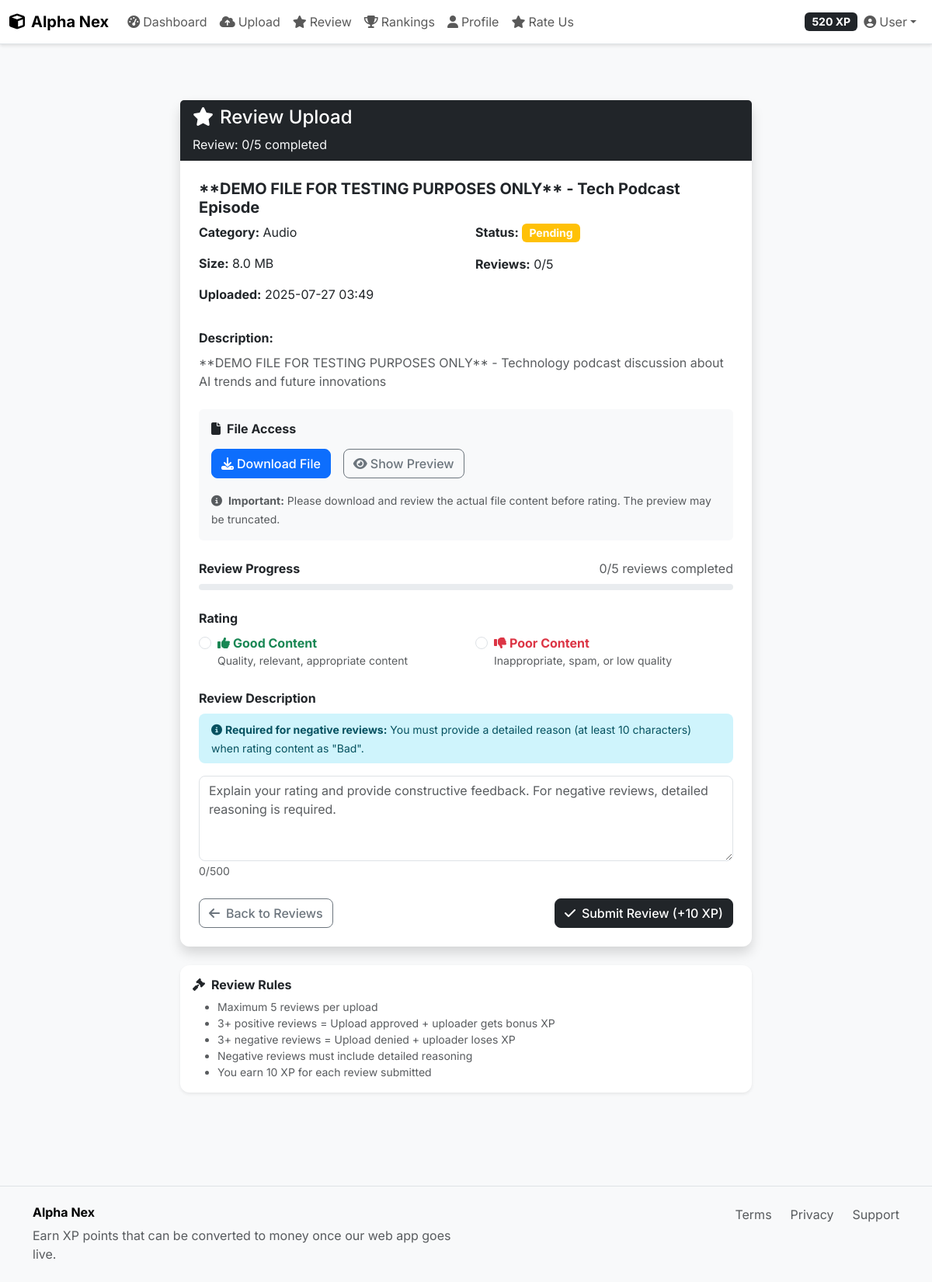
/review/1 (signed in), run on the app's committed database.
### models.py (models this page shows, shortened)
class User(UserMixin, db.Model):
    id = db.Column(db.Integer, primary_key=True)
    username = db.Column(db.String(64), unique=True, nullable=False)
    name = db.Column(db.String(100), nullable=False)
    email = db.Column(db.String(120), unique=True, nullable=False)
    password_hash = db.Column(db.String(256), nullable=False)
    is_verified = db.Column(db.Boolean, default=False)
    xp_points = db.Column(db.Integer, default=0)
    uploader_strikes = db.Column(db.Integer, default=0)
    reviewer_strikes = db.Column(db.Integer, default=0)
    is_banned = db.Column(db.Boolean, default=False)
    created_at = db.Column(db.DateTime, default=datetime.utcnow)
    kyc_verified = db.Column(db.Boolean, default=False)
    document_path = db.Column(db.String(255))
    selfie_path = db.Column(db.String(255))
    daily_upload_bytes = db.Column(db.Integer, default=0)
    daily_upload_count = db.Column(db.Integer, default=0)
    daily_upload_reset = db.Column(db.DateTime, default=datetime.utcnow)
    daily_review_count = db.Column(db.Integer, default=0)
    daily_review_reset = db.Column(db.DateTime, default=datetime.utcnow)
    uploads = db.relationship('Upload', backref='user', lazy=True)
    reviews = db.relationship('Review', backref='reviewer', lazy=True)
    strikes = db.relationship('Strike', backref='user', lazy=True)

class Upload(db.Model):
    id = db.Column(db.Integer, primary_key=True)
    user_id = db.Column(db.Integer, db.ForeignKey('user.id'), nullable=False)
    filename = db.Column(db.String(255), nullable=False)
    original_filename = db.Column(db.String(255), nullable=False)
    file_path = db.Column(db.String(500), nullable=False)
    file_size = db.Column(db.Integer, nullable=False)
    description = db.Column(db.Text, nullable=False)
    category = db.Column(db.String(50), nullable=False)
    status = db.Column(db.String(20), default='pending')  # pending, approved, rejected
    ai_consent = db.Column(db.Boolean, default=False)
    uploaded_at = db.Column(db.DateTime, default=datetime.utcnow)
    deletion_deadline = db.Column(db.DateTime)
    duplicate_score = db.Column(db.Float, default=0.0)
    spam_score = db.Column(db.Float, default=0.0)
    reviews = db.relationship('Review', backref='upload', lazy=True, cascade='all, delete-orphan')

### routes.py (the view, shortened to what this page needs)
@app.route('/review/<int:upload_id>', methods=['GET', 'POST'])
def review_upload(upload_id):
    if 'user_id' not in session:
        user = get_or_create_user_for_session()
        session['user_id'] = user.id
        session['user_name'] = 'Demo User'
    try:
        user = User.query.get(session['user_id'])
        if not user:
            user = get_or_create_user_for_session()
            session['user_id'] = user.id
        upload = Upload.query.get_or_404(upload_id)
        form = ReviewForm()
        existing_reviews = Review.query.filter_by(upload_id=upload_id).all()
        return render_template('reviewer/review_upload.html',
                             upload=upload,
                             form=form,
                             existing_reviews=existing_reviews,
                             review_count=len(existing_reviews),
                             demo_user=user,
                             current_user=user)
    except Exception as e:
        app.logger.error(f"Review upload error: {e}")
        return render_template('error.html', error=f"Review upload error: {str(e)}")

### forms.py
class ReviewForm(FlaskForm):
    rating = SelectField('Rating', validators=[DataRequired()], choices=[
        ('good', 'Good - High quality content'),
        ('bad', 'Bad - Poor quality or inappropriate')
    ])
    description = TextAreaField('Review Description',
                              validators=[Length(min=10, max=500)],
                              render_kw={"placeholder": "Explain your rating in detail (required for bad ratings)..."})

### templates/reviewer/review_upload.html (shortened to what this page needs)
{% extends "base.html" %}
{% block content %}
<div class="container my-5">
    <div class="row justify-content-center">
        <div class="col-lg-8">
            <div class="card border-0 shadow">
                <div class="card-header bg-dark text-white">
                    <h4 class="mb-0">
                        <i class="fas fa-star me-2"></i>Review Upload
                    </h4>
                    <p class="mb-0 mt-2 text-light">Review: {{ review_count }}/5 completed</p>
                </div>
                <div class="card-body p-4">
                    <div class="mb-4">
                        <h5 class="fw-bold">{{ upload.original_filename }}</h5>
                        <div class="row">
                            <div class="col-md-6">
                                <p><strong>Category:</strong> {{ upload.category.title() }}</p>
                                <p><strong>Size:</strong> {{ "%.1f"|format(upload.file_size / 1024 / 1024) }} MB</p>
                                <p><strong>Uploaded:</strong> {{ upload.uploaded_at.strftime('%Y-%m-%d %H:%M') }}</p>
                            </div>
                            <div class="col-md-6">
                                <p><strong>Status:</strong>
                                    <span class="badge bg-{% if upload.status == 'approved' %}success{% elif upload.status == 'rejected' %}danger{% else %}warning{% endif %}">
                                        {{ upload.status.title() }}
                                    </span>
                                </p>
                                <p><strong>Reviews:</strong> {{ review_count }}/5</p>
                            </div>
                        </div>
                        <div class="mt-3">
                            <strong>Description:</strong>
                            <p class="text-muted mt-2">{{ upload.description }}</p>
                        </div>
                        <div class="mt-4 p-3 bg-light rounded">
                            <h6 class="fw-bold mb-3">
                                <i class="fas fa-file me-2"></i>File Access
                            </h6>
                            <div class="d-flex gap-3 mb-3">
                                <a href="{{ url_for('serve_file', upload_id=upload.id) }}" class="btn btn-primary" target="_blank">
                                    <i class="fas fa-download me-1"></i>Download File
                                </a>
                                {% if upload.category in ['text', 'code', 'document', 'audio', 'image'] %}
                                <button class="btn btn-outline-secondary" onclick="previewFile()">
                                    <i class="fas fa-eye me-1"></i>Show Preview
                                </button>
                                {% endif %}
                            </div>
                            <small class="text-muted">
                                <i class="fas fa-info-circle me-1"></i>
                                <strong>Important:</strong> Please download and review the actual file content before rating. The preview may be truncated.
                            </small>
                        </div>
                    </div>
                    <div class="mb-4">
                        <div class="d-flex justify-content-between align-items-center mb-2">
                            <span class="fw-bold">Review Progress</span>
                            <span class="text-muted">{{ review_count }}/5 reviews completed</span>
                        </div>
                        <div class="progress mb-2" style="height: 8px;">
                        </div>
                    </div>
                    <form method="POST">
                        <div class="mb-4">
                            {{ form.rating.label(class="form-label fw-bold") }}
                            <div class="row">
                                <div class="col-md-6">
                                    <div class="form-check">
                                        <input type="radio" name="rating" value="good" class="form-check-input" id="rating-good" required>
                                        <label class="form-check-label text-success fw-bold" for="rating-good">
                                            <i class="fas fa-thumbs-up me-1"></i>Good Content
                                        </label>
                                        <small class="text-muted d-block">Quality, relevant, appropriate content</small>
                                    </div>
                                </div>
                                <div class="col-md-6">
                                    <div class="form-check">
                                        <input type="radio" name="rating" value="bad" class="form-check-input" id="rating-bad" required>
                                        <label class="form-check-label text-danger fw-bold" for="rating-bad">
                                            <i class="fas fa-thumbs-down me-1"></i>Poor Content
                                        </label>
                                        <small class="text-muted d-block">Inappropriate, spam, or low quality</small>
                                    </div>
                                </div>
                            </div>
                        </div>
                        <div class="mb-4">
                            {{ form.description.label(class="form-label fw-bold") }}
                            <div class="alert alert-info py-2">
                                <small><i class="fas fa-info-circle me-1"></i><strong>Required for negative reviews:</strong> You must provide a detailed reason (at least 10 characters) when rating content as "Bad".</small>
                            </div>
                            {{ form.description(class="form-control", rows="4", placeholder="Explain your rating and provide constructive feedback. For negative reviews, detailed reasoning is required.", id="description-field") }}
                        </div>
                        <div class="d-flex justify-content-between">
                            <a href="{{ url_for('review_content') }}" class="btn btn-outline-secondary">
                                <i class="fas fa-arrow-left me-2"></i>Back to Reviews
                            </a>
                            <button type="submit" class="btn btn-dark" id="submit-review">
                                <i class="fas fa-check me-2"></i>Submit Review (+10 XP)
                            </button>
                        </div>
                    </form>
                </div>
            </div>
            <div class="card border-0 shadow-sm mt-4">
                <div class="card-body p-3">
                    <h6 class="fw-bold mb-2"><i class="fas fa-gavel me-2"></i>Review Rules</h6>
                    <ul class="mb-0 small text-muted">
                        <li>Maximum 5 reviews per upload</li>
                        <li>3+ positive reviews = Upload approved + uploader gets bonus XP</li>
                        <li>3+ negative reviews = Upload denied + uploader loses XP</li>
                        <li>Negative reviews must include detailed reasoning</li>
                        <li>You earn 10 XP for each review submitted</li>
                    </ul>
                </div>
            </div>
        </div>
    </div>
</div>
{% endblock %}

### templates/base.html (shortened to what this page needs)
<!DOCTYPE html>
<html lang="en">
<head>
    <link href="https://cdn.jsdelivr.net/npm/bootstrap@5.3.0/dist/css/bootstrap.min.css" rel="stylesheet">
    <link href="https://cdnjs.cloudflare.com/ajax/libs/font-awesome/6.4.0/css/all.min.css" rel="stylesheet">
    <link href="{{ url_for('static', filename='css/style.css') }}" rel="stylesheet">
</head>
<body>
    <nav class="navbar navbar-expand-lg navbar-light bg-white border-bottom">
        <div class="container-fluid">
            <a class="navbar-brand fw-bold text-black" href="{{ url_for('index') }}">
                <i class="fas fa-cube me-2"></i>Alpha Nex
            </a>
            <div class="collapse navbar-collapse" id="navbarNav">
                <ul class="navbar-nav me-auto">
                    <li class="nav-item">
                        <a class="nav-link" href="{{ url_for('dashboard') }}">
                            <i class="fas fa-tachometer-alt me-1"></i>Dashboard
                        </a>
                    </li>
                    <li class="nav-item">
                        <a class="nav-link" href="{{ url_for('upload_file') }}">
                            <i class="fas fa-cloud-upload-alt me-1"></i>Upload
                        </a>
                    </li>
                    <li class="nav-item">
                        <a class="nav-link" href="{{ url_for('review_content') }}">
                            <i class="fas fa-star me-1"></i>Review
                        </a>
                    </li>
                    <li class="nav-item">
                        <a class="nav-link" href="{{ url_for('ranking') }}">
                            <i class="fas fa-trophy me-1"></i>Rankings
                        </a>
                    </li>
                    <li class="nav-item">
                        <a class="nav-link" href="{{ url_for('profile') }}">
                            <i class="fas fa-user me-1"></i>Profile
                        </a>
                    </li>
                    <li class="nav-item">
                        <a class="nav-link" href="{{ url_for('rate_website') }}">
                            <i class="fas fa-star me-1"></i>Rate Us
                        </a>
                    </li>
                </ul>
                <ul class="navbar-nav">
                    <li class="nav-item dropdown">
                        <a class="nav-link dropdown-toggle d-flex align-items-center" href="#" role="button" data-bs-toggle="dropdown">
                            <span class="badge bg-dark me-2">{{ demo_user.xp_points if demo_user else 500 }} XP</span>
                            <i class="fas fa-user-circle me-1"></i>User
                        </a>
                    </li>
                </ul>
            </div>
        </div>
    </nav>
    <main class="container-fluid py-4">
        {% block content %}{% endblock %}
    </main>
    <footer class="bg-light border-top mt-5 py-4">
        <div class="container">
            <div class="row">
                <div class="col-md-6">
                    <h6 class="fw-bold text-black">Alpha Nex</h6>
                    <p class="text-muted mb-0">Earn XP points that can be converted to money once our web app goes live.</p>
                </div>
                <div class="col-md-6 text-md-end">
                    <div class="d-flex justify-content-md-end gap-4">
                        <a href="#" class="text-decoration-none text-muted">Terms</a>
                        <a href="#" class="text-decoration-none text-muted">Privacy</a>
                        <a href="#" class="text-decoration-none text-muted">Support</a>
                    </div>
                </div>
            </div>
        </div>
    </footer>
</body>
</html>

### static/css/style.css (style rules this page uses)
body { font-family: 'Inter', sans-serif; background-color: #f8f9fa; }
.navbar { box-shadow: 0 2px 4px rgba(0,0,0,0.1); }
.card { border-radius: 12px; border: none; }
.btn { border-radius: 8px; font-weight: 500; }
.btn-dark { background-color: #212529; border-color: #212529; }
.badge { font-size: 0.875rem; }
.alert { border-radius: 8px; border: none; }
.form-control, .form-select { border-radius: 8px; border: 1px solid #dee2e6; }

### data on the page
User: xp_points "520"
Upload: original_filename "**DEMO FILE FOR TESTING PURPOSES ONLY** - Tech Podcast Episode", category "Audio", upload.file_size/1024/1024 "8.0", uploaded_at "2025-07-27 03:49", status "Pending", description "**DEMO FILE FOR TESTING PURPOSES ONLY** - Technology podcast discussion about AI trends and future innovations"

### other printed values
{{ review_count }} "0"
